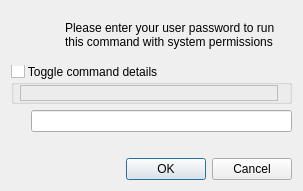
<?xml version="1.0" encoding="UTF-8"?>
<ui version="4.0">
 <class>MainWindow</class>
 <widget class="QMainWindow" name="MainWindow">
  <property name="geometry">
   <rect>
    <x>0</x>
    <y>0</y>
    <width>303</width>
    <height>183</height>
   </rect>
  </property>
  <property name="sizePolicy">
   <sizepolicy hsizetype="Preferred" vsizetype="MinimumExpanding">
    <horstretch>0</horstretch>
    <verstretch>0</verstretch>
   </sizepolicy>
  </property>
  <property name="windowTitle">
   <string>Requesting System Permissions</string>
  </property>
  <property name="windowIcon">
   <iconset resource="qsudo.qrc">
    <normaloff>:/lock.png</normaloff>:/lock.png</iconset>
  </property>
  <widget class="QWidget" name="centralWidget">
   <layout class="QGridLayout" name="gridLayout">
    <item row="2" column="0">
     <layout class="QHBoxLayout" name="horizontalLayout">
      <item>
       <spacer name="horizontalSpacer">
        <property name="orientation">
         <enum>Qt::Horizontal</enum>
        </property>
        <property name="sizeType">
         <enum>QSizePolicy::Fixed</enum>
        </property>
        <property name="sizeHint" stdset="0">
         <size>
          <width>20</width>
          <height>17</height>
         </size>
        </property>
       </spacer>
      </item>
      <item>
       <widget class="QLineEdit" name="passwordLineEdit">
        <property name="echoMode">
         <enum>QLineEdit::Password</enum>
        </property>
       </widget>
      </item>
     </layout>
    </item>
    <item row="0" column="0">
     <layout class="QHBoxLayout" name="horizontalLayout_2">
      <item>
       <widget class="QLabel" name="iconLabel">
        <property name="minimumSize">
         <size>
          <width>48</width>
          <height>48</height>
         </size>
        </property>
        <property name="maximumSize">
         <size>
          <width>48</width>
          <height>16777215</height>
         </size>
        </property>
        <property name="pixmap">
         <pixmap resource="qsudo.qrc">:/lock.png</pixmap>
        </property>
        <property name="alignment">
         <set>Qt::AlignLeading|Qt::AlignLeft|Qt::AlignVCenter</set>
        </property>
       </widget>
      </item>
      <item>
       <widget class="QLabel" name="infoLabel">
        <property name="font">
         <font>
          <weight>50</weight>
          <bold>false</bold>
         </font>
        </property>
        <property name="text">
         <string>Please enter your user password to run this command with system permissions</string>
        </property>
        <property name="alignment">
         <set>Qt::AlignLeading|Qt::AlignLeft|Qt::AlignVCenter</set>
        </property>
        <property name="wordWrap">
         <bool>true</bool>
        </property>
       </widget>
      </item>
     </layout>
    </item>
    <item row="4" column="0">
     <widget class="QDialogButtonBox" name="buttonBox">
      <property name="standardButtons">
       <set>QDialogButtonBox::Cancel|QDialogButtonBox::Ok</set>
      </property>
     </widget>
    </item>
    <item row="3" column="0">
     <widget class="QLabel" name="labelBadPW">
      <property name="styleSheet">
       <string notr="true">color: rgb(255, 15, 7);</string>
      </property>
      <property name="text">
       <string/>
      </property>
     </widget>
    </item>
    <item row="1" column="0">
     <widget class="QGroupBox" name="commandGroupBox">
      <property name="sizePolicy">
       <sizepolicy hsizetype="Preferred" vsizetype="MinimumExpanding">
        <horstretch>0</horstretch>
        <verstretch>0</verstretch>
       </sizepolicy>
      </property>
      <property name="styleSheet">
       <string notr="true">QGroupBox::indicator:unchecked{
image: url(:icons/arrow-down.png);
}
QGroupBox::indicator:checked{
image: url(:icons/arrow-up.png);
}
QGroupBox::title{
spacing: 1px;
}</string>
      </property>
      <property name="title">
       <string>Toggle command details</string>
      </property>
      <property name="checkable">
       <bool>true</bool>
      </property>
      <property name="checked">
       <bool>false</bool>
      </property>
      <layout class="QVBoxLayout" name="verticalLayout">
       <property name="sizeConstraint">
        <enum>QLayout::SetMinimumSize</enum>
       </property>
       <property name="leftMargin">
        <number>6</number>
       </property>
       <property name="topMargin">
        <number>0</number>
       </property>
       <property name="bottomMargin">
        <number>0</number>
       </property>
       <item>
        <widget class="QLabel" name="commandLabel">
         <property name="sizePolicy">
          <sizepolicy hsizetype="Preferred" vsizetype="MinimumExpanding">
           <horstretch>0</horstretch>
           <verstretch>0</verstretch>
          </sizepolicy>
         </property>
         <property name="font">
          <font>
           <weight>75</weight>
           <bold>true</bold>
          </font>
         </property>
         <property name="frameShape">
          <enum>QFrame::Box</enum>
         </property>
         <property name="text">
          <string notr="true"/>
         </property>
         <property name="wordWrap">
          <bool>true</bool>
         </property>
         <property name="textInteractionFlags">
          <set>Qt::LinksAccessibleByMouse|Qt::TextSelectableByKeyboard|Qt::TextSelectableByMouse</set>
         </property>
        </widget>
       </item>
      </layout>
     </widget>
    </item>
   </layout>
  </widget>
 </widget>
 <layoutdefault spacing="6" margin="11"/>
 <resources>
  <include location="qsudo.qrc"/>
 </resources>
 <connections/>
</ui>
